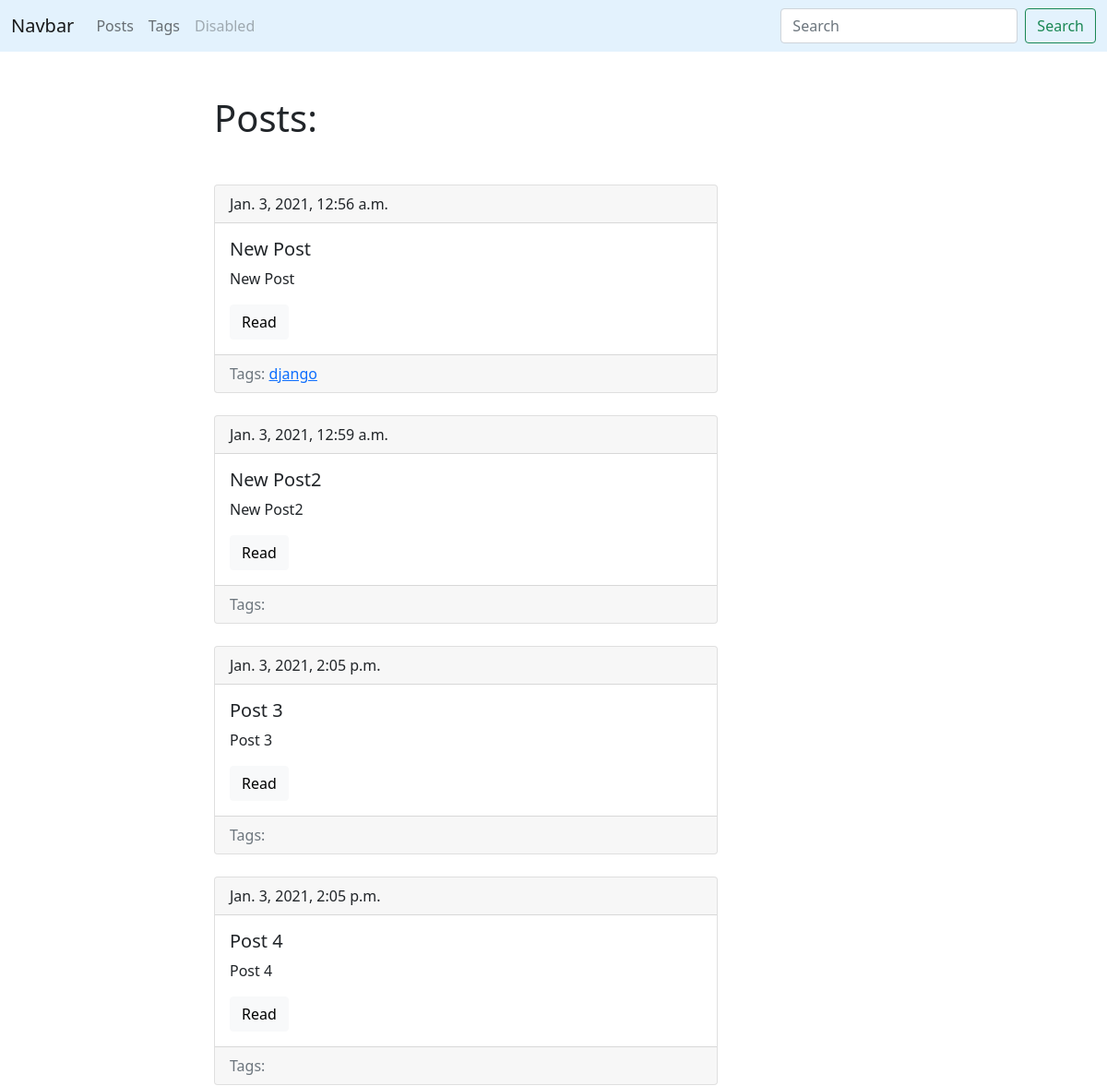
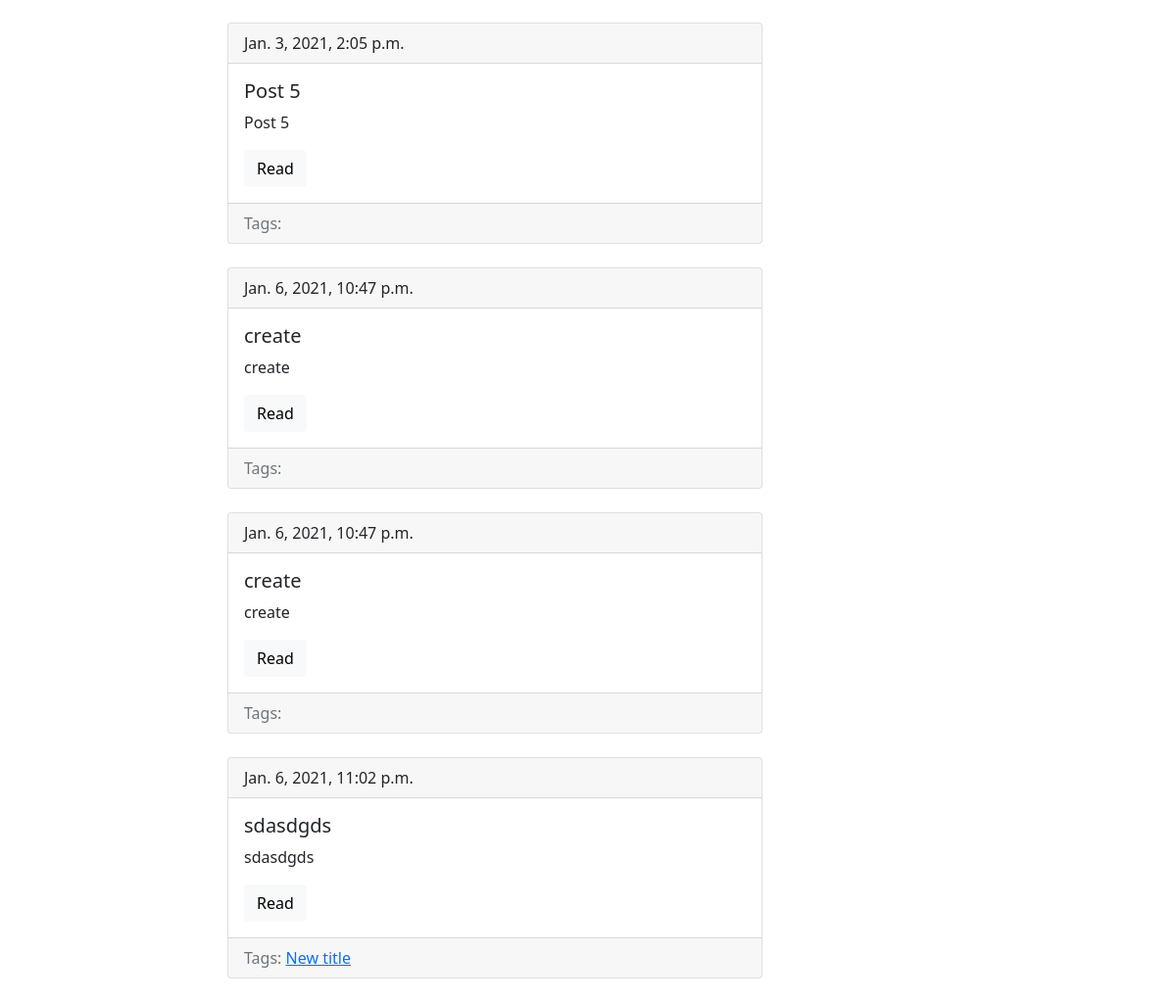
Screenshot of /blog/ with the database file from the repository (2 pictures, top to bottom).
### blog/models.py (models this page shows, shortened)
class Post(models.Model):
    title = models.CharField(max_length= 150, db_index = True)
    slug = models.SlugField(max_length=150, blank=True, unique=True)
    body = models.TextField(blank=True, db_index=True)
    tags = models.ManyToManyField('Tag', blank=True, related_name = 'posts')
    date_pub = models.DateTimeField(auto_now_add=True)
    def get_absolute_url(self):
        return reverse('post_detail_url', kwargs={'slug': self.slug})

class Tag(models.Model):
    title = models.CharField(max_length=50)
    slug = models.SlugField(max_length=50, unique=True)
    def get_absolute_url(self):
        return reverse('tag_detail_url', kwargs={'slug': self.slug})

### blog/views.py (the view)
# urls.py: path('', posts_list, name = 'posts_list_url'),
def posts_list(request):
    posts = Post.objects.all()
    return render(request, 'blog/index.html', context={'posts': posts})

### blog/templates/blog/index.html (shortened to what this page needs)
{% extends 'blog/base_blog.html' %}
  {% block content %}
    <h1 class="mb-5"> Posts: </h1>
    {% for post in posts %}
        {% include 'blog/includes/post_card_template.html' %}
    {% endfor %}
  {% endblock %}

### blog/templates/blog/includes/post_card_template.html
    <div class="card mb-4">
        <div class="card-header">
            {{post.date_pub}}
        </div>
        <div class="card-body">
            <h5 class="card-title">{{post.title}}</h5>
            <p class="card-text">{{ post.title }}</p>
            <a href="{{ post.get_absolute_url }}" class="btn btn-light">Read</a>
        </div>
        <div class="card-footer text-muted">
            Tags:
            {% for tag in post.tags.all %}
                <a href="{{ tag.get_absolute_url }}"> {{tag.title}} </a>
            {% endfor %}
        </div>
    </div>

### rows the page displays
Post: date_pub "Jan. 3, 2021, 12:56 a.m.", title "New Post"
Tag: title "django"
Post: date_pub "Jan. 3, 2021, 12:59 a.m.", title "New Post2"
Post: date_pub "Jan. 3, 2021, 2:05 p.m.", title "Post 3"
Post: date_pub "Jan. 3, 2021, 2:05 p.m.", title "Post 4"
Post: date_pub "Jan. 3, 2021, 2:05 p.m.", title "Post 5"
Post: date_pub "Jan. 6, 2021, 10:47 p.m.", title "create"
Post: date_pub "Jan. 6, 2021, 10:47 p.m.", title "create"
Post: date_pub "Jan. 6, 2021, 11:02 p.m.", title "sdasdgds"
Tag: title "New title"
